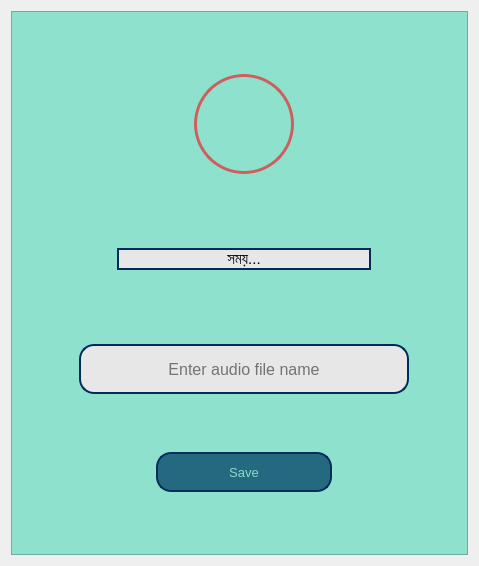
<?xml version="1.0" encoding="UTF-8"?>
<ui version="4.0">
 <class>audioRecorderWidget</class>
 <widget class="QWidget" name="audioRecorderWidget">
  <property name="geometry">
   <rect>
    <x>0</x>
    <y>0</y>
    <width>479</width>
    <height>566</height>
   </rect>
  </property>
  <property name="windowTitle">
   <string>Form</string>
  </property>
  <layout class="QGridLayout" name="gridLayout">
   <item row="1" column="0">
    <widget class="QFrame" name="audioRecorderFrame">
     <property name="styleSheet">
      <string notr="true">background-color: rgb(142, 226, 205)</string>
     </property>
     <property name="frameShape">
      <enum>QFrame::StyledPanel</enum>
     </property>
     <property name="frameShadow">
      <enum>QFrame::Raised</enum>
     </property>
     <layout class="QGridLayout" name="gridLayout_2">
      <item row="0" column="4">
       <spacer name="verticalSpacer">
        <property name="orientation">
         <enum>Qt::Vertical</enum>
        </property>
        <property name="sizeHint" stdset="0">
         <size>
          <width>20</width>
          <height>40</height>
         </size>
        </property>
       </spacer>
      </item>
      <item row="1" column="0" colspan="2">
       <spacer name="horizontalSpacer">
        <property name="orientation">
         <enum>Qt::Horizontal</enum>
        </property>
        <property name="sizeHint" stdset="0">
         <size>
          <width>84</width>
          <height>20</height>
         </size>
        </property>
       </spacer>
      </item>
      <item row="1" column="4">
       <widget class="QPushButton" name="startButton">
        <property name="minimumSize">
         <size>
          <width>100</width>
          <height>100</height>
         </size>
        </property>
        <property name="maximumSize">
         <size>
          <width>100</width>
          <height>100</height>
         </size>
        </property>
        <property name="cursor">
         <cursorShape>PointingHandCursor</cursorShape>
        </property>
        <property name="styleSheet">
         <string notr="true">QPushButton {
	border-radius: 50px;
	border: 3px solid rgb(206, 95, 95)
}

QPushButton:hover:!pressed
{
	background-color:  rgb(255, 131, 139);
	border-radius: 50px;
}</string>
        </property>
        <property name="text">
         <string/>
        </property>
        <property name="icon">
         <iconset>
          <normaloff>../Images/record_before_start_2.png</normaloff>../Images/record_before_start_2.png</iconset>
        </property>
        <property name="iconSize">
         <size>
          <width>200</width>
          <height>200</height>
         </size>
        </property>
       </widget>
      </item>
      <item row="1" column="5" colspan="2">
       <widget class="QPushButton" name="stopButton">
        <property name="enabled">
         <bool>false</bool>
        </property>
        <property name="minimumSize">
         <size>
          <width>50</width>
          <height>40</height>
         </size>
        </property>
        <property name="maximumSize">
         <size>
          <width>50</width>
          <height>40</height>
         </size>
        </property>
        <property name="cursor">
         <cursorShape>PointingHandCursor</cursorShape>
        </property>
        <property name="styleSheet">
         <string notr="true">border: none;</string>
        </property>
        <property name="text">
         <string/>
        </property>
        <property name="icon">
         <iconset>
          <normaloff>../Images/record_stop.png</normaloff>../Images/record_stop.png</iconset>
        </property>
        <property name="iconSize">
         <size>
          <width>40</width>
          <height>100</height>
         </size>
        </property>
       </widget>
      </item>
      <item row="1" column="7" colspan="2">
       <spacer name="horizontalSpacer_2">
        <property name="orientation">
         <enum>Qt::Horizontal</enum>
        </property>
        <property name="sizeHint" stdset="0">
         <size>
          <width>75</width>
          <height>20</height>
         </size>
        </property>
       </spacer>
      </item>
      <item row="2" column="4">
       <spacer name="verticalSpacer_2">
        <property name="orientation">
         <enum>Qt::Vertical</enum>
        </property>
        <property name="sizeHint" stdset="0">
         <size>
          <width>20</width>
          <height>68</height>
         </size>
        </property>
       </spacer>
      </item>
      <item row="3" column="2" colspan="5">
       <widget class="QLabel" name="recordingTime">
        <property name="font">
         <font>
          <pointsize>11</pointsize>
         </font>
        </property>
        <property name="styleSheet">
         <string notr="true">border: 2px solid rgb(0, 43, 91) ;
border-radius: 15px;
background-color: rgb(231, 231, 231);</string>
        </property>
        <property name="text">
         <string>সময়...</string>
        </property>
        <property name="alignment">
         <set>Qt::AlignCenter</set>
        </property>
       </widget>
      </item>
      <item row="4" column="4">
       <spacer name="verticalSpacer_3">
        <property name="orientation">
         <enum>Qt::Vertical</enum>
        </property>
        <property name="sizeHint" stdset="0">
         <size>
          <width>20</width>
          <height>68</height>
         </size>
        </property>
       </spacer>
      </item>
      <item row="5" column="0">
       <spacer name="horizontalSpacer_3">
        <property name="orientation">
         <enum>Qt::Horizontal</enum>
        </property>
        <property name="sizeHint" stdset="0">
         <size>
          <width>46</width>
          <height>20</height>
         </size>
        </property>
       </spacer>
      </item>
      <item row="5" column="1" colspan="7">
       <widget class="QLineEdit" name="fileName">
        <property name="minimumSize">
         <size>
          <width>330</width>
          <height>50</height>
         </size>
        </property>
        <property name="maximumSize">
         <size>
          <width>330</width>
          <height>50</height>
         </size>
        </property>
        <property name="font">
         <font>
          <pointsize>12</pointsize>
         </font>
        </property>
        <property name="styleSheet">
         <string notr="true">border: 2px solid rgb(0, 43, 91) ;
border-radius: 15px;
background-color: rgb(231, 231, 231);</string>
        </property>
        <property name="text">
         <string/>
        </property>
        <property name="alignment">
         <set>Qt::AlignCenter</set>
        </property>
        <property name="placeholderText">
         <string>Enter audio file name</string>
        </property>
       </widget>
      </item>
      <item row="5" column="8">
       <spacer name="horizontalSpacer_4">
        <property name="orientation">
         <enum>Qt::Horizontal</enum>
        </property>
        <property name="sizeHint" stdset="0">
         <size>
          <width>37</width>
          <height>20</height>
         </size>
        </property>
       </spacer>
      </item>
      <item row="6" column="4">
       <spacer name="verticalSpacer_4">
        <property name="orientation">
         <enum>Qt::Vertical</enum>
        </property>
        <property name="sizeHint" stdset="0">
         <size>
          <width>20</width>
          <height>21</height>
         </size>
        </property>
       </spacer>
      </item>
      <item row="7" column="0" colspan="3">
       <spacer name="horizontalSpacer_5">
        <property name="orientation">
         <enum>Qt::Horizontal</enum>
        </property>
        <property name="sizeHint" stdset="0">
         <size>
          <width>123</width>
          <height>20</height>
         </size>
        </property>
       </spacer>
      </item>
      <item row="7" column="3" colspan="3">
       <widget class="QPushButton" name="saveButton">
        <property name="minimumSize">
         <size>
          <width>0</width>
          <height>40</height>
         </size>
        </property>
        <property name="maximumSize">
         <size>
          <width>16777215</width>
          <height>40</height>
         </size>
        </property>
        <property name="font">
         <font>
          <pointsize>10</pointsize>
          <weight>50</weight>
          <bold>false</bold>
         </font>
        </property>
        <property name="cursor">
         <cursorShape>PointingHandCursor</cursorShape>
        </property>
        <property name="styleSheet">
         <string notr="true">QPushButton {
border: 2px solid rgb(0, 43, 91) ;
border-radius: 15px;
background-color: rgb(36, 105, 127);
color: rgb(137, 218, 199)
}

QPushButton:hover:!pressed {
background-color: rgb(25, 76, 91);
}</string>
        </property>
        <property name="text">
         <string>Save</string>
        </property>
       </widget>
      </item>
      <item row="7" column="6" colspan="3">
       <spacer name="horizontalSpacer_6">
        <property name="orientation">
         <enum>Qt::Horizontal</enum>
        </property>
        <property name="sizeHint" stdset="0">
         <size>
          <width>114</width>
          <height>20</height>
         </size>
        </property>
       </spacer>
      </item>
      <item row="8" column="4">
       <spacer name="verticalSpacer_5">
        <property name="orientation">
         <enum>Qt::Vertical</enum>
        </property>
        <property name="sizeHint" stdset="0">
         <size>
          <width>20</width>
          <height>28</height>
         </size>
        </property>
       </spacer>
      </item>
      <item row="1" column="2" colspan="2">
       <widget class="QPushButton" name="soundingButton">
        <property name="enabled">
         <bool>false</bool>
        </property>
        <property name="minimumSize">
         <size>
          <width>50</width>
          <height>40</height>
         </size>
        </property>
        <property name="maximumSize">
         <size>
          <width>50</width>
          <height>40</height>
         </size>
        </property>
        <property name="cursor">
         <cursorShape>PointingHandCursor</cursorShape>
        </property>
        <property name="styleSheet">
         <string notr="true">QPushButton{
border: none;
}
</string>
        </property>
        <property name="text">
         <string/>
        </property>
        <property name="icon">
         <iconset>
          <normaloff>../Images/record_listen.png</normaloff>../Images/record_listen.png</iconset>
        </property>
        <property name="iconSize">
         <size>
          <width>40</width>
          <height>100</height>
         </size>
        </property>
       </widget>
      </item>
     </layout>
    </widget>
   </item>
  </layout>
 </widget>
 <resources/>
 <connections/>
</ui>
